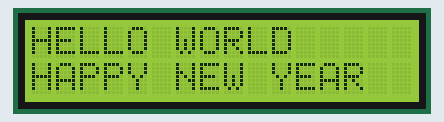
Bench run of a sketch on a simulated Arduino Uno, built with avr-gcc and run on an emulated ATmega328P. Shown: 16×2 character LCD.

Above: at 0.1 s.
At 1.1 s:
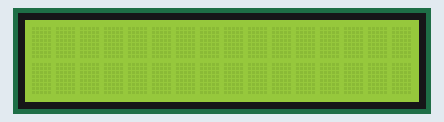

The sketch:

LCD_display.ino
```cpp
#include <LiquidCrystal.h>

//#include<LiquidCrystal.h>


LiquidCrystal lcd(12,11,7,6,5,4);

void setup()
{
 lcd.begin(16,2);

}

void loop()
{
 lcd.setCursor(0,0);
   lcd.print("HELLO WORLD");

 lcd.setCursor(0,1);
 lcd.print("HAPPY NEW YEAR");
 delay(1000);
 lcd.clear();
 delay(1000);

}
```

Measured:
- what the display in image 1 shows lasts 1.0 s, from 1.1 s to 2.1 s
